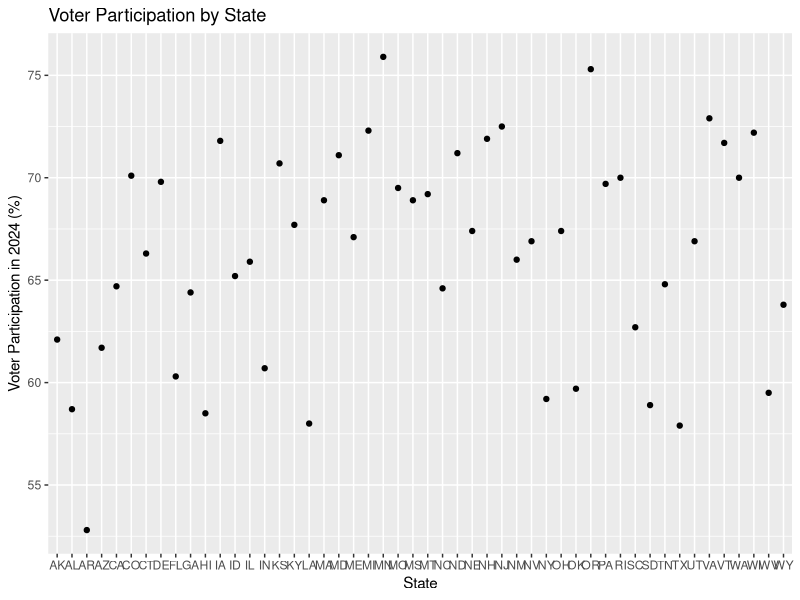
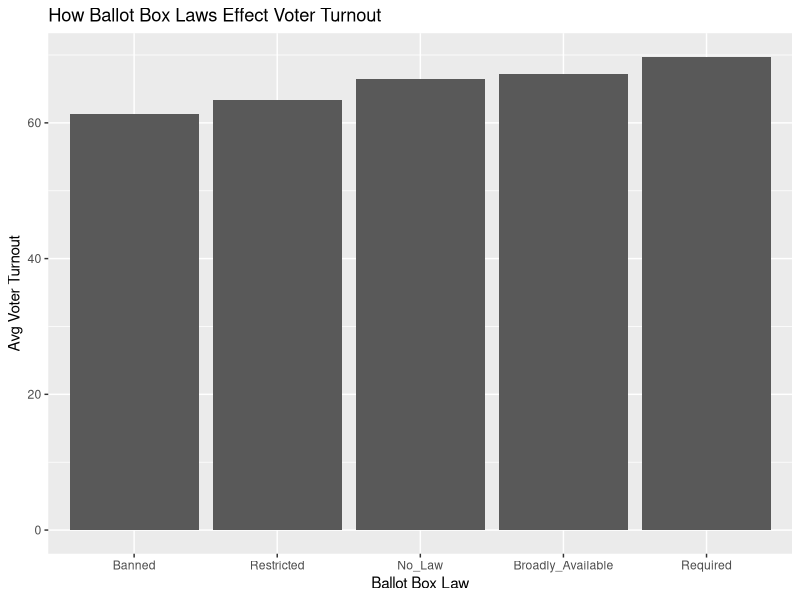

These charts were generated, in order, by the following R code:
## ---- chunk 1
library(tidyverse)
## ---- chunk 2
ballot <- read.table(text = "
State Ballot_Box_Law Voter_Participation_2024
AL No_Law 58.7
AK No_Law 62.1
AZ Broadly_Available 61.7
AR Banned 52.8
CA Required 64.7
CO Required 70.1
CT Broadly_Available 66.3
DE Broadly_Available 69.8
FL Restricted 60.3
GA Restricted 64.4
HI Broadly_Available 58.5
ID Broadly_Available 65.2
IL Broadly_Available 65.9
IN Restricted 60.7
IA Restricted 71.8
KS No_Law 70.7
KY Required 67.7
LA Restricted 58.0
ME Broadly_Available 67.1
MD Required 71.1
MA Broadly_Available 68.9
MI Required 72.3
MN Broadly_Available 75.9
MS Banned 68.9
MO Banned 69.5
MT No_Law 69.2
NE Broadly_Available 67.4
NV Required 66.9
NH No_Law 71.9
NJ Required 72.5
NM Required 66.0
NY Broadly_Available 59.2
NC Restricted 64.6
ND Broadly_Available 71.2
OH Restricted 67.4
OK Banned 59.7
OR Required 75.3
PA Broadly_Available 69.7
RI Required 70.0
SC Restricted 62.7
SD Banned 58.9
TN Restricted 64.8
TX Banned 57.9
UT Required 66.9
VT Broadly_Available 71.7
VA Required 72.9
WA Required 70.0
WV Restricted 59.5
WI Broadly_Available 72.2
WY Broadly_Available 63.8
", header = TRUE) 
glimpse(ballot)
## ---- chunk 3
ggplot(ballot, aes(x = State,
                   y = Voter_Participation_2024)) +
  geom_point() +
  labs(title = "Voter Participation by State",
       x = "State",
       y = "Voter Participation in 2024 (%)"
  )
## ---- chunk 4
ballot_summary <- ballot |>
  group_by(Ballot_Box_Law) |>
  summarize(
    avg_turnout = mean(Voter_Participation_2024, na.rm = TRUE),
    .groups = "drop"
  )

ballot_summary

## ---- chunk 5
Ballot_Plot <- ballot_summary |>
  ggplot(mapping = aes(x = fct_reorder(Ballot_Box_Law, avg_turnout),
                       y = avg_turnout)) +
  geom_bar(stat = "identity") +
  labs(x = "Ballot Box Law",
       y = "Avg Voter Turnout",
       title = "How Ballot Box Laws Effect Voter Turnout")
Ballot_Plot
## ---- chunk 6
ballot_summary_table <- ballot_summary |>
  rename("Ballot Box Availability" = Ballot_Box_Law,
         "Average Voter Turnout" = avg_turnout)

knitr::kable(ballot_summary_table, digits = 2)
## ---- chunk 7
fit <- lm(Voter_Participation_2024 ~ Ballot_Box_Law, data = ballot)
fit

library(broom)
tidy(fit) |>
  knitr::kable(digits = 3)
